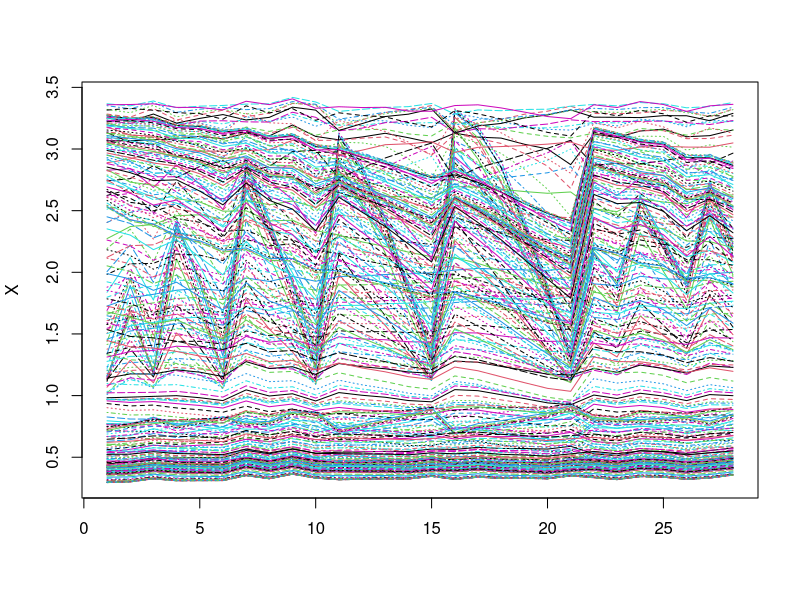
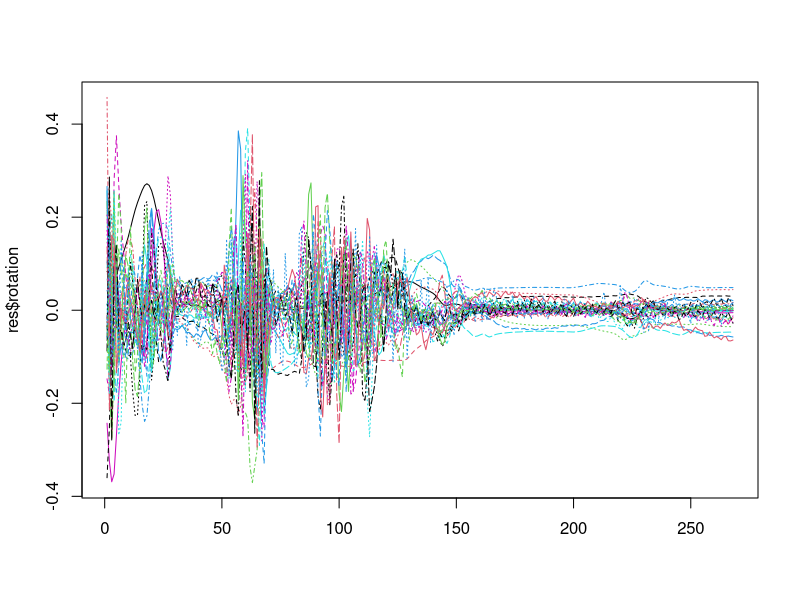

Recreate these plots in R, in order.
#0026842

#1

library(pls)
data(yarn)
X <- yarn$NIR
str(X)
matplot(X, type="l")
res <- prcomp(X)
str(res$rotation)
matplot(res$rotation, type="l")

str(res$rotation%*%res$x)
